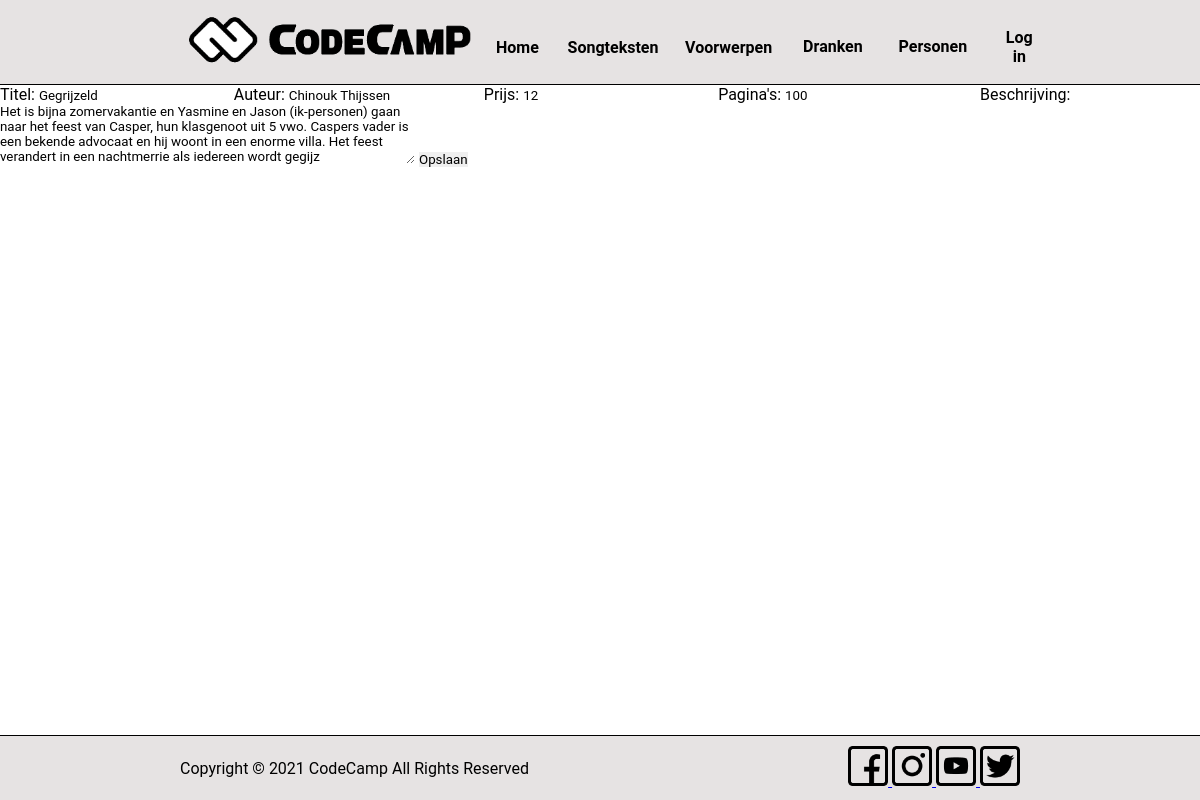
Screenshot of /resources/admin-pagina/edit.php?id=5 with the database file from the repository.
### tables this page shows
CREATE TABLE IF NOT EXISTS boeken (
  id int(11) NOT NULL AUTO_INCREMENT,
  title varchar(255) NOT NULL,
  author varchar(255) NOT NULL,
  price int(11) DEFAULT NULL,
  pages int(11) DEFAULT NULL,
  description varchar(255) NOT NULL,
  PRIMARY KEY (id)
);

### resources/admin-pagina/edit.php (the view)
<?php require_once '../../header.php' ?>
<?php
    require_once '../../backend/conn.php';
    $id = $_GET['id'];
    $query = "SELECT * FROM boeken WHERE id = :id";
    $statement = $conn->prepare($query);
    $statement->execute([":id" => $id]);
    $boek = $statement->fetch(PDO::FETCH_ASSOC);
?>
<form action="">
    <label for="fname">Titel:</label>
    <input type="text" name="title" value="<?php echo $boek['title']; ?>">
    <label for="fname">Auteur:</label>
    <input type="text" name="author" value="<?php echo $boek['author']; ?>">
    <label for="fname">Prijs:</label>
    <input type="number" name="price" value="<?php echo $boek['price']; ?>">
    <label for="fname">Pagina's:</label>
    <input type="number" name="pages" value="<?php echo $boek['pages']; ?>">
    <label for="fname">Beschrijving:</label>
    <textarea rows="4" cols="50" name="description" form="usrform"><?php echo $boek['description']; ?></textarea>
    <input type="submit" value="Opslaan">
</form>
<?php require_once "../../footer.php"; ?>

### CSS/style.css (style rules this page uses)
* { border: 0; box-sizing: border-box; margin: 0; padding: 0; font-family: 'Roboto', sans-serif; }
body { padding-bottom: 100px; }
*:first-letter { text-transform: uppercase; }
html { overflow: hidden; }

### rows the page displays
boeken: title "Gegrijzeld", author "Chinouk Thijssen", price "12", pages "100", description "Het is bijna zomervakantie en Yasmine en Jason (ik-personen) gaan naar het feest van Casper, hun klasgenoot uit 5 vwo. Caspers vader is een bekende advocaat en hij woont in een enorme villa. Het feest verandert in een nachtmerrie als iedereen wordt gegijz"
